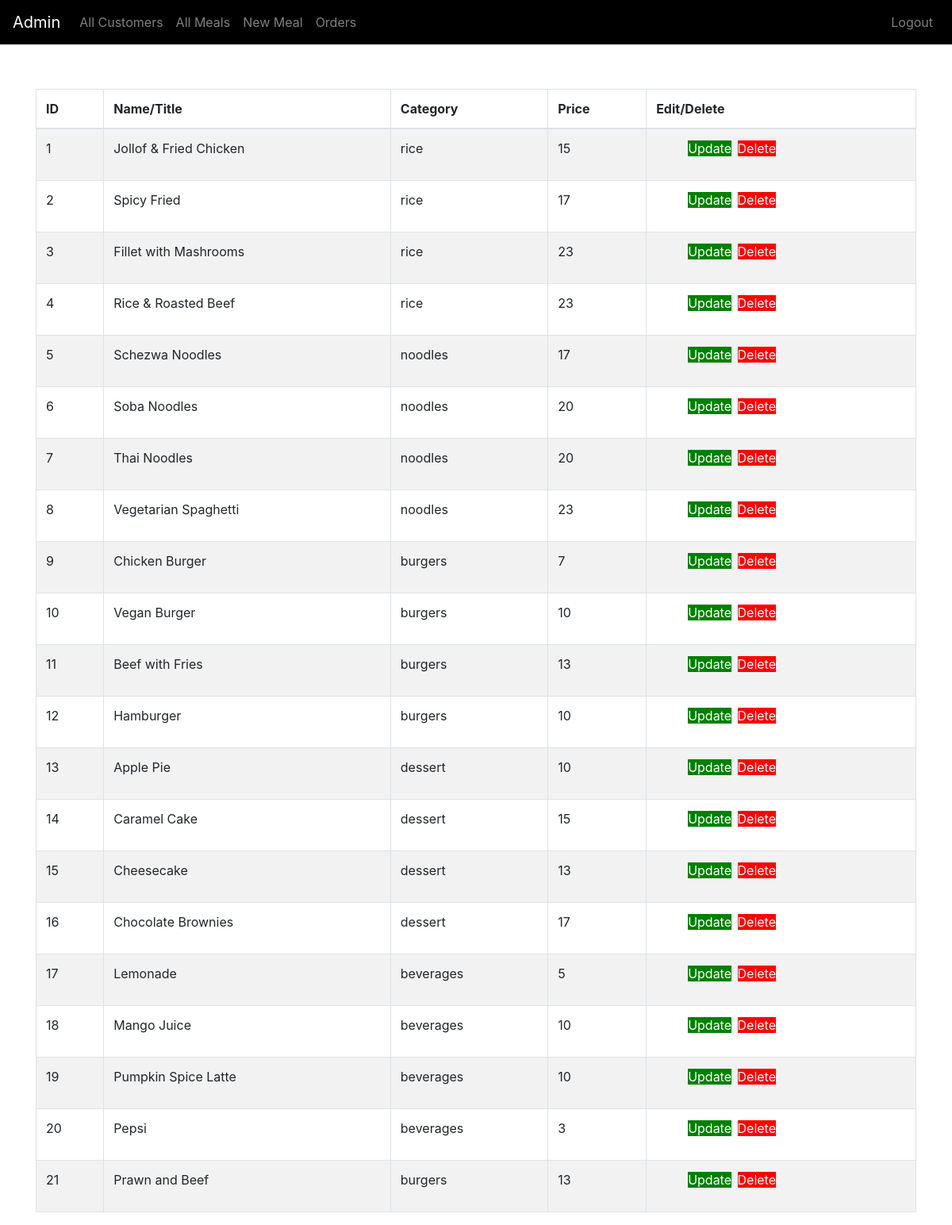
/admin/meals, run on the app's committed database.
### my_app/models.py (models this page shows, shortened)
class Meal(db.Model):
    id = db.Column(db.Integer, primary_key=True)
    name = db.Column(db.String(30), nullable=False)
    price = db.Column(db.Integer, nullable=False)
    category = db.Column(db.String(30), nullable=False)
    image_file = db.Column(db.String(30), nullable=False)

### my_app/routes.py (the view)
@app.route('/admin/meals')
def meals():
    meals = Meal.query.all()
    return render_template('admin/meals.html', meals=meals)

### my_app/templates/admin/meals.html
{% extends 'admin/_layout.html' %}
{% block body %}
  <table class="table table-striped table-bordered table-hover">
    <thead>
      <tr>
        <th scope="col">ID</th>
        <th scope="col">Name/Title</th>
        <th scope="col">Category</th>
        <th scope="col">Price</th>
        <th scope="col">Edit/Delete</th>
      </tr>
    </thead>
    <tbody>
      {% for meal in meals %}
      <tr>
        <td>{{ meal.id }}</td>
        <td>{{meal.name}}</td>
        <td>{{meal.category}}</td>
        <td>{{meal.price}}</td>
        <td>
          <ul>
            <li><a class="update-link" href="#">Update</a></a></li>
            <li><a class="delete-link" href="{{ url_for('delete_meal', meal_id=meal.id)}}">Delete</a></a></li>
          </ul>
        </td>
      </tr>
      {% endfor %}
    </tbody>
  </table>
{% endblock %}

### my_app/static/css/admin_style.css (style rules this page uses)
.table-striped ul li { display: inline-block; padding-right: 3px; text-decoration: none; }
.table-striped ul li .update-link { background-color: green; color: white; text-decoration: none; }
.table-striped ul li .delete-link { background-color: red; color: white; text-decoration: none; }

### data on the page
Meal: id "1", name "Jollof & Fried Chicken", category "rice", price "15"
Meal: id "2", name "Spicy Fried", category "rice", price "17"
Meal: id "3", name "Fillet with Mashrooms", category "rice", price "23"
Meal: id "4", name "Rice & Roasted Beef", category "rice", price "23"
Meal: id "5", name "Schezwa Noodles", category "noodles", price "17"
Meal: id "6", name "Soba Noodles", category "noodles", price "20"
Meal: id "7", name "Thai Noodles", category "noodles", price "20"
Meal: id "8", name "Vegetarian Spaghetti", category "noodles", price "23"
Meal: id "9", name "Chicken Burger", category "burgers", price "7"
Meal: id "10", name "Vegan Burger", category "burgers", price "10"
Meal: id "11", name "Beef with Fries", category "burgers", price "13"
Meal: id "12", name "Hamburger", category "burgers", price "10"
Meal: id "13", name "Apple Pie", category "dessert", price "10"
Meal: id "14", name "Caramel Cake", category "dessert", price "15"
Meal: id "15", name "Cheesecake", category "dessert", price "13"
Meal: id "16", name "Chocolate Brownies", category "dessert", price "17"
Meal: id "17", name "Lemonade", category "beverages", price "5"
Meal: id "18", name "Mango Juice", category "beverages", price "10"
Meal: id "19", name "Pumpkin Spice Latte", category "beverages", price "10"
Meal: id "20", name "Pepsi", category "beverages", price "3"
Meal: id "21", name "Prawn and Beef", category "burgers", price "13"
